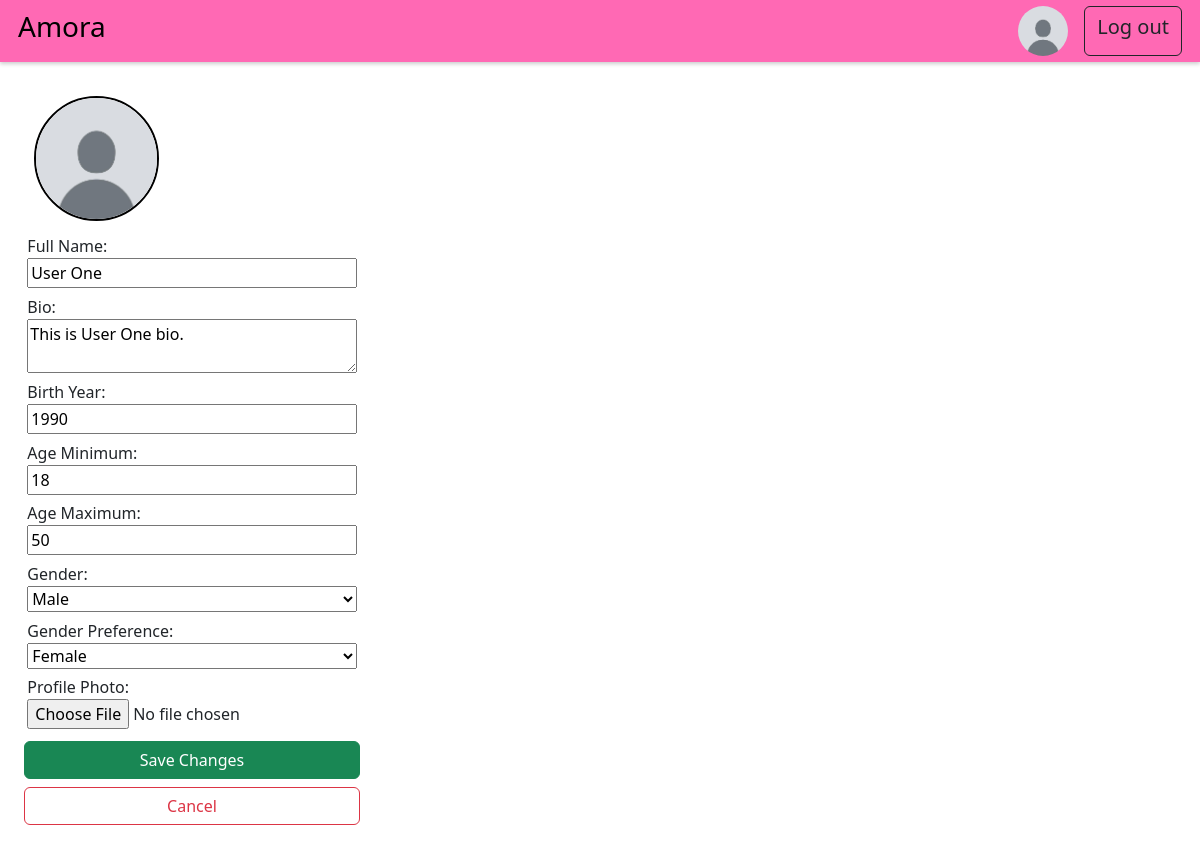
/editProfile (signed in), run on an earlier commit of the app's database.
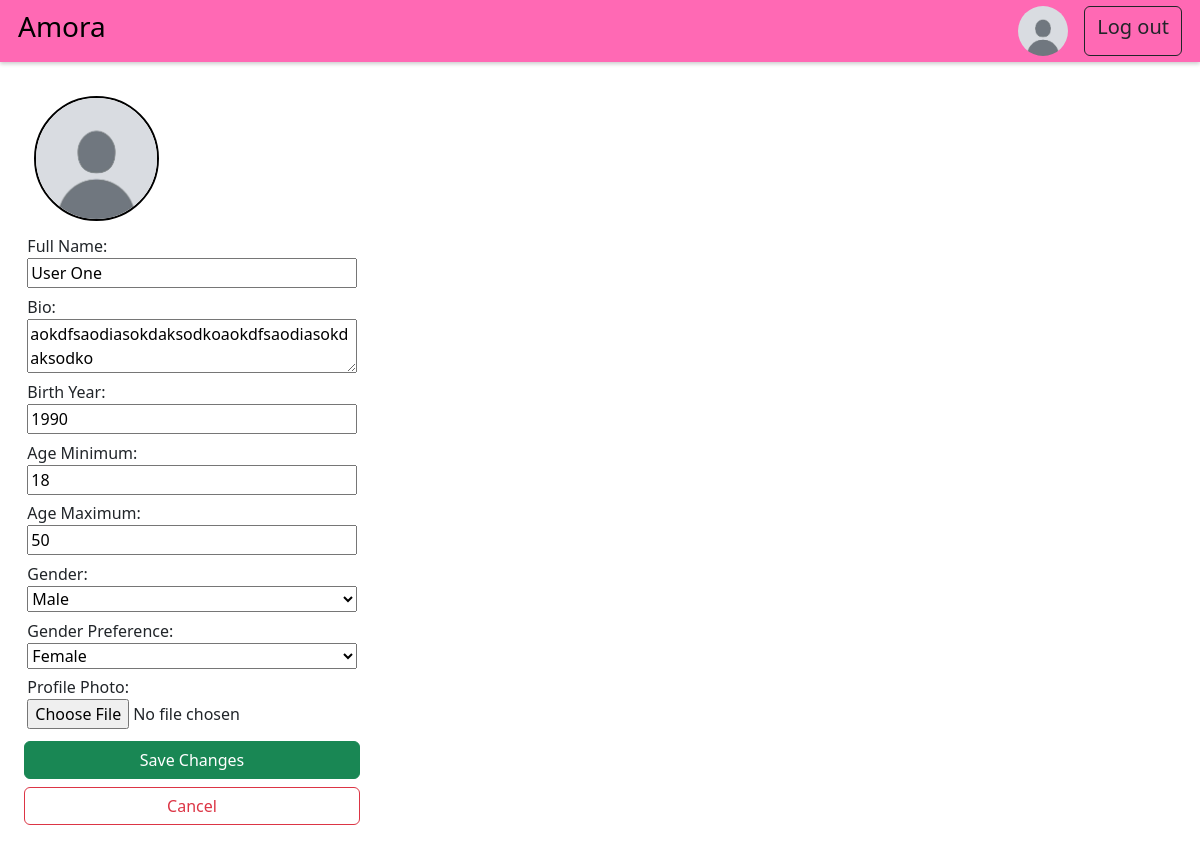
And on a later commit of the database.
### DatingApp/model.py (models this page shows)
class Profile(db.Model):
    id: Mapped[int] = mapped_column(primary_key=True)
    user_id: Mapped[int] = mapped_column(ForeignKey("user.id"), unique=True)
    user: Mapped["User"] = relationship(
        back_populates="profile",
        single_parent=True,
    )
    fullname: Mapped[str] = mapped_column(String(128))
    bio: Mapped[Optional[str]] = mapped_column(Text)
    birth_year: Mapped[Optional[int]] = mapped_column(Integer)
    age_minimum: Mapped[Optional[int]] = mapped_column(Integer)
    age_maximum: Mapped[Optional[int]] = mapped_column(Integer)
    gender: Mapped[Optional[str]] = mapped_column(String(16))
    genderPreference: Mapped[Optional[str]] = mapped_column(String(16))
    photo_id: Mapped[Optional[int]] = mapped_column(ForeignKey("photo.id"))
    photo: Mapped[Optional["Photo"]] = relationship(back_populates="profile")

### DatingApp/main.py (the view)
@bp.route("/editProfile", methods=["GET"])
@flask_login.login_required
def editProfile():
    return render_template("main/editProfile.html", user=flask_login.current_user)

### DatingApp/__init__.py (called while the page is built)
def create_app(test_config=None):
    app = Flask(__name__)
    app.config["SECRET_KEY"] = "93220d9b340cf9a6c39bac99cce7daf220167498f91fa"
    app.config["SQLALCHEMY_DATABASE_URI"] = "sqlite:///DatingApp.db"
    login_manager = LoginManager()
    login_manager.login_view = 'auth.login'
    login_manager.init_app(app)
    from . import model
    @login_manager.user_loader
    def load_user(user_id):
        return db.session.get(model.User, int(user_id))
    db.init_app(app)
    from . import main
    from . import auth
    app.register_blueprint(main.bp)
    app.register_blueprint(auth.bp)
    return app

### DatingApp/templates/main/editProfile.html (shortened to what this page needs)
{% extends 'base.html' %}
{% block content %}
<form method="post" action="/editProfile" enctype="multipart/form-data">
    <div class="editProfileContainer">
        <div class="pfp">
            {% if user.profile.photo %}
                <img src="{{ url_for('static', filename='photos/photo-' ~ user.profile.photo.id ~ '.' ~ user.profile.photo.file_extension) }}" alt="Profile photo">
            {% else %}
                <img src="{{ url_for('static', filename='photos/defaultPfp.jpg') }}" alt="Default profile photo">
            {% endif %}
        </div>
        <div class="editProfileElement">
            <label for="name">Full Name:</label>
            <input type="text" id="name" name="name" value="{{ user.profile.fullname }}" required>
        </div>
        <div class="editProfileElement">
            <label for="bio">Bio:</label>
            <textarea id="bio" placeholder="Hi, my name is..." name="bio">{{ user.profile.bio }}</textarea>
        </div>
        <div class="editProfileElement">
            <label for="birth_year">Birth Year:</label>
            <input type="number" id="birth_year" name="birth_year" min="1924" max="2024" placeholder="e.g, 1990" value="{{ user.profile.birth_year }}" required>
        </div>
        <div class="editProfileElement">
            <label for="age_minimum">Age Minimum:</label>
            <input type="number" id="age_minimum" name="age_minimum" min="18" max="100" value="{{ user.profile.age_minimum }}" required>
        </div>
        <div class="editProfileElement">
            <label for="age_maximum">Age Maximum:</label>
            <input type="number" id="age_maximum" name="age_maximum" min="18" max="100" value="{{ user.profile.age_maximum }}" required>
        </div>
        <div class="editProfileElement">
            <label for="gender">Gender:</label>
            <select id="gender" name="gender" required>
                <option value="male" {% if user.profile.gender == 'male' %}selected{% endif %}>Male</option>
            </select>
        </div>
        <div class="editProfileElement">
            <label for="genderPreference">Gender Preference:</label>
            <select id="genderPreference" name="genderPreference" required>
                <option value="female" {% if user.profile.genderPreference == 'female' %}selected{% endif %}>Female</option>
            </select>
        </div>
        <div class="editProfileElement">
            <label for="photo_id">Profile Photo:</label>
            <input type="file" id="photo_id" name="photo_id" accept="image/jpeg,image/png">
        </div>
        <button type="submit" class="btn btn-success mt-2">Save Changes</button>
        <a href="{{ url_for('main.profile', user_id=current_user.id) }}" class="btn btn-outline-danger mt-2" role="button">Cancel</a>
    </div>
</form>
{% endblock %}

What changed in the data, as far as the page shows it:
changed Profile "User One": bio "This is User One bio." → "aokdfsaodiasokdaksodkoaokdfsaodiasokdaksodko"
